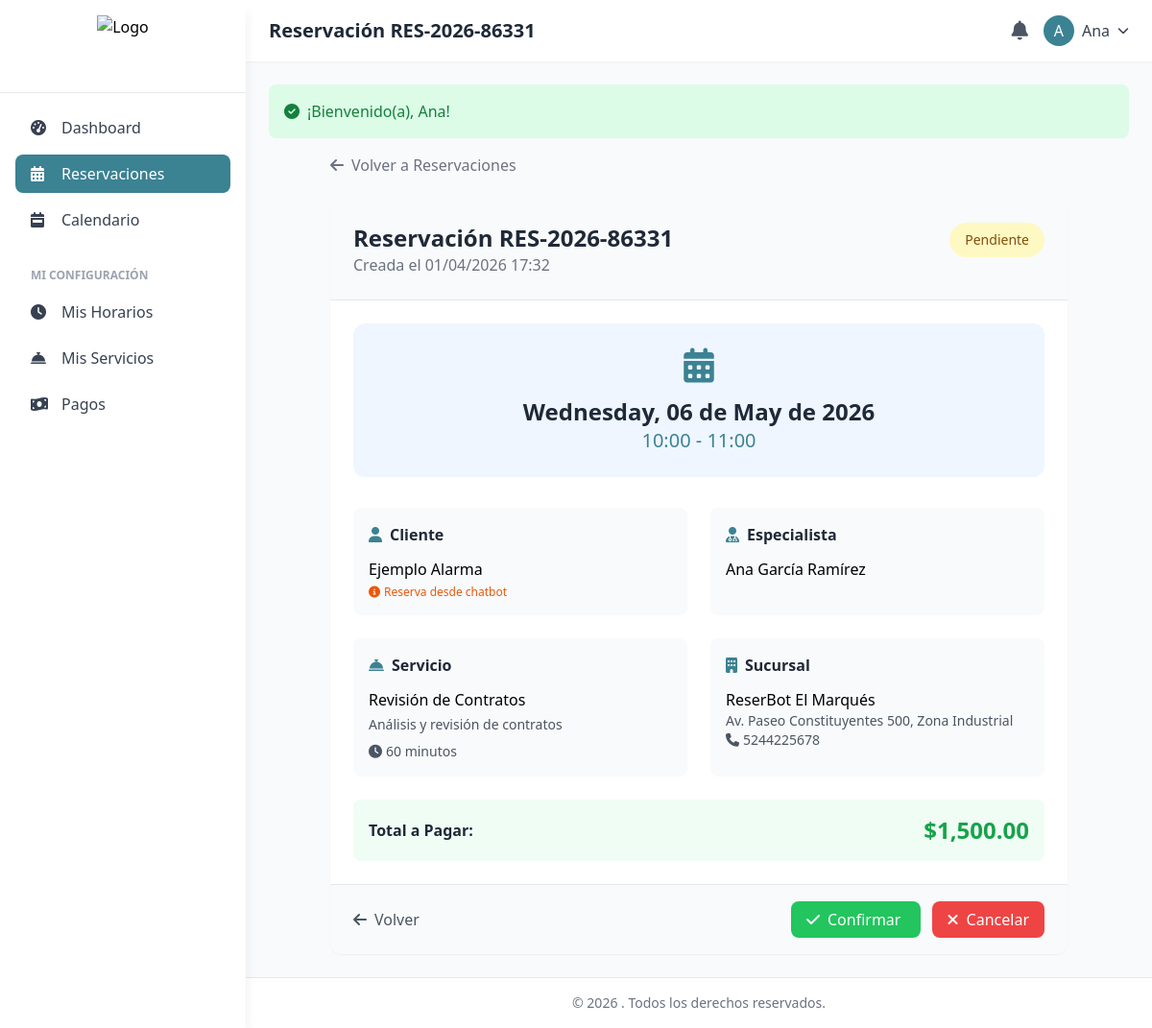
Screenshot of /reservaciones/ver?id=84 (signed in) with the database file from the repository.
### tables this page shows
CREATE TABLE `reservaciones` (
  `id` int(11) NOT NULL,
  `codigo` varchar(20) NOT NULL COMMENT 'Código único de reservación',
  `cliente_id` int(11) DEFAULT NULL COMMENT 'ID del cliente en la tabla usuarios (NULL para reservas de chatbot)',
  `nombre_cliente` varchar(150) DEFAULT NULL COMMENT 'Nombre completo del cliente',
  `telefono` varchar(20) DEFAULT NULL,
  `correo` varchar(150) DEFAULT NULL,
  `especialista_id` int(11) NOT NULL,
  `servicio_id` int(11) NOT NULL,
  `sucursal_id` int(11) NOT NULL,
  `fecha_cita` date NOT NULL,
  `hora_inicio` time NOT NULL,
  `hora_fin` time NOT NULL,
  `duracion_minutos` int(11) NOT NULL,
  `precio_total` decimal(10,2) NOT NULL,
  `estado` enum('pendiente','confirmada','en_progreso','completada','cancelada','no_asistio') DEFAULT 'pendiente',
  `es_extraordinaria` tinyint(1) DEFAULT '0',
  `primera_consulta` tinyint(1) DEFAULT '0' COMMENT 'Indica si es la primera consulta del paciente (0=No, 1=Sí)',
  `notas_cliente` text,
  `notas_especialista` text,
  `calificacion` tinyint(4) DEFAULT NULL COMMENT '1-5 estrellas',
  `comentario_resena` text,
  `recordatorio_enviado` tinyint(1) DEFAULT '0',
  `creado_por` int(11) DEFAULT NULL COMMENT 'Usuario que creó la cita (recepcionista)',
  `cancelado_por` int(11) DEFAULT NULL,
  `motivo_cancelacion` varchar(255) DEFAULT NULL,
  `fecha_cancelacion` datetime DEFAULT NULL,
  `created_at` timestamp NOT NULL DEFAULT CURRENT_TIMESTAMP,
  `updated_at` timestamp NOT NULL DEFAULT CURRENT_TIMESTAMP ON UPDATE CURRENT_TIMESTAMP,
  `source` varchar(50) DEFAULT NULL COMMENT 'Origen de la reserva: liga1, liga2, liga3, web, chatbot, manual, etc.'
);

CREATE TABLE `usuarios` (
  `id` int(11) NOT NULL,
  `nombre` varchar(100) NOT NULL,
  `apellidos` varchar(100) NOT NULL,
  `email` varchar(150) NOT NULL,
  `telefono` varchar(20) DEFAULT NULL,
  `password` varchar(255) NOT NULL,
  `rol_id` tinyint(4) NOT NULL DEFAULT '4' COMMENT '1=Superadmin, 2=Admin Sucursal, 3=Especialista, 4=Cliente, 5=Recepcionista',
  `sucursal_id` int(11) DEFAULT NULL,
  `avatar` varchar(255) DEFAULT NULL,
  `email_verificado` tinyint(1) DEFAULT '0',
  `token_verificacion` varchar(100) DEFAULT NULL,
  `token_recuperacion` varchar(100) DEFAULT NULL,
  `token_expira` datetime DEFAULT NULL,
  `ultimo_acceso` datetime DEFAULT NULL,
  `activo` tinyint(1) DEFAULT '1',
  `requiere_adelanto` tinyint(1) DEFAULT '0' COMMENT '0=desactivado, 1=activado',
  `porcentaje_adelanto` int(11) DEFAULT '0' COMMENT 'Porcentaje de adelanto requerido (0-100)',
  `created_at` timestamp NOT NULL DEFAULT CURRENT_TIMESTAMP,
  `updated_at` timestamp NOT NULL DEFAULT CURRENT_TIMESTAMP ON UPDATE CURRENT_TIMESTAMP
);

CREATE TABLE `servicios` (
  `id` int(11) NOT NULL,
  `categoria_id` int(11) NOT NULL,
  `nombre` varchar(150) NOT NULL,
  `descripcion` text,
  `duracion_minutos` int(11) DEFAULT '30',
  `precio` decimal(10,2) DEFAULT '0.00',
  `precio_oferta` decimal(10,2) DEFAULT NULL,
  `imagen` varchar(255) DEFAULT NULL,
  `activo` tinyint(1) DEFAULT '1',
  `created_at` timestamp NOT NULL DEFAULT CURRENT_TIMESTAMP,
  `updated_at` timestamp NOT NULL DEFAULT CURRENT_TIMESTAMP ON UPDATE CURRENT_TIMESTAMP
);

CREATE TABLE `sucursales` (
  `id` int(11) NOT NULL,
  `nombre` varchar(150) NOT NULL,
  `direccion` text,
  `ciudad` varchar(100) DEFAULT NULL,
  `estado` varchar(100) DEFAULT NULL,
  `codigo_postal` varchar(10) DEFAULT NULL,
  `telefono` varchar(20) DEFAULT NULL,
  `email` varchar(150) DEFAULT NULL,
  `zona_horaria` varchar(50) DEFAULT 'America/Mexico_City',
  `horario_apertura` time DEFAULT '08:00:00',
  `horario_cierre` time DEFAULT '20:00:00',
  `dias_laborales` varchar(50) DEFAULT '1,2,3,4,5,6' COMMENT 'Días de la semana (1=Lunes, 7=Domingo)',
  `latitud` decimal(10,8) DEFAULT NULL,
  `longitud` decimal(11,8) DEFAULT NULL,
  `imagen` varchar(255) DEFAULT NULL,
  `activo` tinyint(1) DEFAULT '1',
  `created_at` timestamp NOT NULL DEFAULT CURRENT_TIMESTAMP,
  `updated_at` timestamp NOT NULL DEFAULT CURRENT_TIMESTAMP ON UPDATE CURRENT_TIMESTAMP,
  `color` varchar(7) DEFAULT '#3B82F6'
);

### app/views/reservations/view.php (the view, shortened to what the rows shown need)
<div class="max-w-3xl mx-auto">
    <div class="mb-6">
        <a href="<?= url('/reservaciones') ?>" class="text-gray-500 hover:text-gray-700">
            <i class="fas fa-arrow-left mr-2"></i>Volver a Reservaciones
        </a>
    </div>
    <div class="bg-white rounded-xl shadow-sm overflow-hidden">
        <div class="p-6 border-b bg-gray-50">
            <div class="flex justify-between items-start">
                <div>
                    <h2 class="text-2xl font-bold text-gray-800">Reservaci&oacute;n <?= e($reservation['codigo']) ?></h2>
                    <p class="text-gray-500">Creada el <?= formatDate($reservation['created_at'], 'd/m/Y H:i') ?></p>
                </div>
                <span class="px-4 py-2 text-sm rounded-full <?= getStatusBadgeClass($reservation['estado']) ?>">
                    <?= getStatusText($reservation['estado']) ?>
                </span>
            </div>
        </div>
        <div class="p-6">
            <div class="mb-8 text-center py-6 bg-blue-50 rounded-xl">
                <i class="fas fa-calendar-alt text-4xl text-primary mb-3"></i>
                <p class="text-2xl font-bold text-gray-800"><?= formatDate($reservation['fecha_cita'], 'l, d \d\e F \d\e Y') ?></p>
                <p class="text-xl text-primary"><?= formatTime($reservation['hora_inicio']) ?> - <?= formatTime($reservation['hora_fin']) ?></p>
            </div>
            <div class="grid grid-cols-1 md:grid-cols-2 gap-6">
                <div class="p-4 bg-gray-50 rounded-lg">
                    <h3 class="font-semibold text-gray-800 mb-3">
                        <i class="fas fa-user text-primary mr-2"></i>Cliente
                    </h3>
                    <p class="font-medium"><?= e($reservation['cliente_nombre_completo']) ?></p>
                    <?php if (!$reservation['cliente_id']): ?>
                    <p class="text-xs text-orange-600 mt-1">
                        <i class="fas fa-info-circle mr-1"></i>Reserva desde chatbot
                    </p>
                    <?php endif; ?>
                </div>
                <div class="p-4 bg-gray-50 rounded-lg">
                    <h3 class="font-semibold text-gray-800 mb-3">
                        <i class="fas fa-user-md text-primary mr-2"></i>Especialista
                    </h3>
                    <p class="font-medium"><?= e($reservation['especialista_nombre'] . ' ' . $reservation['especialista_apellidos']) ?></p>
                </div>
                <div class="p-4 bg-gray-50 rounded-lg">
                    <h3 class="font-semibold text-gray-800 mb-3">
                        <i class="fas fa-concierge-bell text-primary mr-2"></i>Servicio
                    </h3>
                    <p class="font-medium"><?= e($reservation['servicio_nombre']) ?></p>
                    <?php if ($reservation['servicio_descripcion']): ?>
                    <p class="text-sm text-gray-600 mt-1"><?= e($reservation['servicio_descripcion']) ?></p>
                    <?php endif; ?>
                    <p class="text-sm text-gray-600 mt-2">
                        <i class="fas fa-clock mr-1"></i><?= $reservation['duracion_minutos'] ?> minutos
                    </p>
                </div>
                <div class="p-4 bg-gray-50 rounded-lg">
                    <h3 class="font-semibold text-gray-800 mb-3">
                        <i class="fas fa-building text-primary mr-2"></i>Sucursal
                    </h3>
                    <p class="font-medium"><?= e($reservation['sucursal_nombre']) ?></p>
                    <?php if ($reservation['sucursal_direccion']): ?>
                    <p class="text-sm text-gray-600"><?= e($reservation['sucursal_direccion']) ?></p>
                    <?php endif; ?>
                    <?php if ($reservation['sucursal_telefono']): ?>
                    <p class="text-sm text-gray-600"><i class="fas fa-phone mr-1"></i><?= e($reservation['sucursal_telefono']) ?></p>
                    <?php endif; ?>
                </div>
            </div>
            <div class="mt-6 p-4 bg-green-50 rounded-lg flex justify-between items-center">
                <span class="font-semibold text-gray-800">Total a Pagar:</span>
                <span class="text-2xl font-bold text-green-600"><?= formatMoney($reservation['precio_total']) ?></span>
            </div>
        </div>
        <div class="p-6 bg-gray-50 border-t flex justify-between items-center">
            <a href="<?= url('/reservaciones') ?>" class="text-gray-600 hover:text-gray-800">
                <i class="fas fa-arrow-left mr-2"></i>Volver
            </a>
            <div class="space-x-3">
                <?php if ($reservation['estado'] == 'pendiente'): ?>
                <a href="<?= url('/reservaciones/confirmar?id=' . $reservation['id']) ?>"
                   class="px-4 py-2 bg-green-500 text-white rounded-lg hover:bg-green-600 transition"
                   onclick="return confirm('¿Confirmar esta cita?')">
                    <i class="fas fa-check mr-2"></i>Confirmar
                </a>
                <?php endif; ?>
                <?php if ($reservation['estado'] != 'cancelada' && $reservation['estado'] != 'completada'): ?>
                <a href="<?= url('/reservaciones/cancelar?id=' . $reservation['id']) ?>"
                   class="px-4 py-2 bg-red-500 text-white rounded-lg hover:bg-red-600 transition"
                   onclick="return confirm('¿Cancelar esta cita?')">
                    <i class="fas fa-times mr-2"></i>Cancelar
                </a>
                <?php endif; ?>
            </div>
        </div>
    </div>
</div>

### app/views/layouts/main.php (shortened to what the rows shown need)
<!DOCTYPE html>
<html lang="es">
<head>
    <script src="https://cdn.tailwindcss.com"></script>
    <link rel="stylesheet" href="https://cdnjs.cloudflare.com/ajax/libs/font-awesome/6.4.0/css/all.min.css">
    <link href="https://cdn.jsdelivr.net/npm/fullcalendar@6.1.8/index.global.min.css" rel="stylesheet">
</head>
<body class="bg-gray-50">
    <div class="min-h-screen flex">
        <aside class="w-64 bg-white shadow-lg fixed h-screen z-30 hidden md:flex md:flex-col">
            <div class="p-4 border-b flex-shrink-0">
                <a href="<?= url('/dashboard') ?>" class="flex items-center justify-center">
                    <img src="<?= asset('images/logo.png') ?>" alt="Logo" class="h-16 w-auto object-contain">
                </a>
            </div>
            <nav class="p-4 overflow-y-auto flex-1" style="max-height: calc(100vh - 80px);">
                <ul class="space-y-2">
                    <li>
                        <a href="<?= url('/dashboard') ?>" class="sidebar-link flex items-center space-x-3 px-4 py-2 rounded-lg text-gray-700 <?= strpos($_SERVER['REQUEST_URI'], '/dashboard') !== false ? 'active' : '' ?>">
                            <i class="fas fa-tachometer-alt w-5"></i>
                            <span>Dashboard</span>
                        </a>
                    </li>
                    <?php if (hasAnyRole([ROLE_SUPERADMIN, ROLE_BRANCH_ADMIN, ROLE_RECEPTIONIST, ROLE_SPECIALIST])): ?>
                    <li>
                        <a href="<?= url('/reservaciones') ?>" class="sidebar-link flex items-center space-x-3 px-4 py-2 rounded-lg text-gray-700 <?= strpos($_SERVER['REQUEST_URI'], '/reservaciones') !== false ? 'active' : '' ?>">
                            <i class="fas fa-calendar-alt w-5"></i>
                            <span>Reservaciones</span>
                        </a>
                    </li>
                    <li>
                        <a href="<?= url('/calendario') ?>" class="sidebar-link flex items-center space-x-3 px-4 py-2 rounded-lg text-gray-700 <?= strpos($_SERVER['REQUEST_URI'], '/calendario') !== false ? 'active' : '' ?>">
                            <i class="fas fa-calendar-week w-5"></i>
                            <span>Calendario</span>
                        </a>
                    </li>
                    <?php endif; ?>
                    <?php if (hasRole(ROLE_SPECIALIST)): ?>
                    <li class="pt-4">
                        <span class="px-4 text-xs font-semibold text-gray-400 uppercase">Mi Configuraci&oacute;n</span>
                    </li>
                    <li>
                        <a href="<?= url('/especialistas/horarios') ?>" class="sidebar-link flex items-center space-x-3 px-4 py-2 rounded-lg text-gray-700 <?= strpos($_SERVER['REQUEST_URI'], '/horarios') !== false ? 'active' : '' ?>">
                            <i class="fas fa-clock w-5"></i>
                            <span>Mis Horarios</span>
                        </a>
                    </li>
                    <li>
                        <a href="<?= url('/especialistas/mis-servicios') ?>" class="sidebar-link flex items-center space-x-3 px-4 py-2 rounded-lg text-gray-700 <?= strpos($_SERVER['REQUEST_URI'], '/mis-servicios') !== false ? 'active' : '' ?>">
                            <i class="fas fa-concierge-bell w-5"></i>
                            <span>Mis Servicios</span>
                        </a>
                    </li>
                    <li>
                        <a href="<?= url('/pagos') ?>" class="sidebar-link flex items-center space-x-3 px-4 py-2 rounded-lg text-gray-700 <?= strpos($_SERVER['REQUEST_URI'], '/pagos') !== false ? 'active' : '' ?>">
                            <i class="fas fa-money-bill-wave w-5"></i>
                            <span>Pagos</span>
                        </a>
                    </li>
                    <?php endif; ?>
                </ul>
            </nav>
        </aside>
        <div class="flex-1 md:ml-64">
            <header class="bg-white shadow-sm sticky top-0 z-20">
                <div class="flex justify-between items-center px-6 py-4">
                    <div class="flex items-center">
                        <h1 class="text-xl font-semibold text-gray-800"><?= e($title ?? 'Dashboard') ?></h1>
                    </div>
                    <div class="flex items-center space-x-4">
                        <a href="<?= url('/notificaciones') ?>" class="relative text-gray-600 hover:text-primary">
                            <i class="fas fa-bell text-xl"></i>
                        </a>
                        <div class="relative" x-data="{ open: false }">
                            <button id="user-menu-btn" onclick="toggleUserMenu()" class="flex items-center space-x-2 text-gray-700 hover:text-primary">
                                <div class="w-8 h-8 bg-primary rounded-full flex items-center justify-center text-white">
                                    <?php $user = currentUser(); ?>
                                    <?= strtoupper(substr($user['nombre'] ?? 'U', 0, 1)) ?>
                                </div>
                                <span class="hidden sm:block"><?= e($user['nombre'] ?? 'Usuario') ?></span>
                                <i class="fas fa-chevron-down text-xs"></i>
                            </button>
                        </div>
                    </div>
                </div>
            </header>
            <main class="p-6">
                <?php
                $flash = getFlashMessage();
                if ($flash):
                ?>
                <div class="mb-4 p-4 rounded-lg <?= $flash['type'] == 'success' ? 'bg-green-100 text-green-700' : 'bg-red-100 text-red-700' ?>">
                    <div class="flex items-center">
                        <i class="fas <?= $flash['type'] == 'success' ? 'fa-check-circle' : 'fa-exclamation-circle' ?> mr-2"></i>
                        <?= e($flash['message']) ?>
                    </div>
                </div>
                <?php endif; ?>
                <?php include $content; ?>
            </main>
            <footer class="bg-white border-t py-4 px-6 text-center text-gray-500 text-sm">
                &copy; <?= date('Y') ?> <?= e(getConfig('nombre_sitio', 'ReserBot')) ?>. Todos los derechos reservados.
            </footer>
        </div>
    </div>
</body>
</html>

### rows the page displays
reservaciones: usuarios.nombre "A", usuarios.nombre "Ana", codigo "RES-2026-86331", created_at "01/04/2026 17:32", estado "Pendiente", fecha_cita "Wednesday, 06 de May de 2026", hora_inicio "10:00", hora_fin "11:00", usuarios.nombre+apellidos "Ana García Ramírez", servicio.nombre "Revisión de Contratos", servicio.descripcion "Análisis y revisión de contratos", duracion_minutos "60", sucursal.nombre "ReserBot El Marqués", sucursal.direccion "Av. Paseo Constituyentes 500, Zona Industrial", sucursal.telefono "5244225678", precio_total "$1,500.00"

### other values shown
$title "Reservación RES-2026-86331"
$flash['message'] "¡Bienvenido(a), Ana!"
$reservation['cliente_nombre_completo'] "Ejemplo Alarma"
